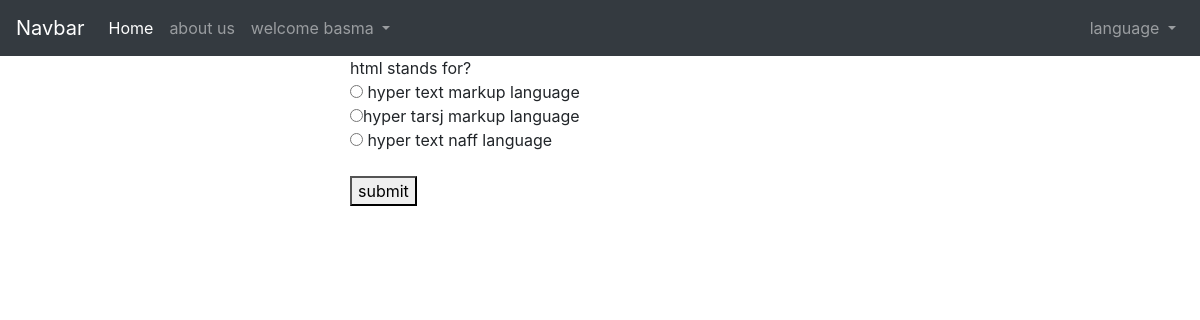
The page /exam_questions.php?exam_id=1 (signed in) on the database its author committed.
### tables this page shows
CREATE TABLE `questions` (
  `question_id` int(11) NOT NULL,
  `q_question` text NOT NULL,
  `q_answer` text NOT NULL,
  `q_op1` text NOT NULL,
  `q_op2` text NOT NULL,
  `q_op3` text NOT NULL,
  `quiz_id` int(11) NOT NULL
);

### exam_questions.php (the view, shortened to what this page needs)
<?php
include 'includes/header.php';
include 'includes/config.php';
if (isset($_SESSION['user'])) {
if(isset($_GET['exam_id']))
{
	$examid= $_GET['exam_id'];
	   $stmt = $conn->prepare("SELECT * FROM questions where quiz_id=?");
	    $stmt->execute([$examid]);
	    $allquestions=$stmt->fetchAll();
	    if(count($allquestions)>0)
	    {
	   ?>
	   <form action="" method="post">
	    <?php
	    foreach ($allquestions as $question) :
	    ?>
	    <label><?php echo $question['q_question']?></label><br>
	    <input type="radio"
	    name="question<?php echo $question['question_id']?>"
	    value="<?php echo $question['q_op1']?>"
	    >
	    <?php echo $question['q_op1']?><br>
	     <input type="radio"
	     name="question<?php echo $question['question_id']?>"
	     value="<?php echo $question['q_op2']?>"
	     ><?php echo $question['q_op2']?>
	     <br>
	      <input type="radio"
	      name="question<?php echo $question['question_id']?>"
		value="<?php echo $question['q_op3']?>"
	      >
	      <?php echo $question['q_op3']?>
	      <br>
		 <br>
		<?php
	    endforeach;
	    ?>
	    <button type="submit" name="submit" href="exam_questions.php">submit</button>
		</form>
	    <?php
		}
		else{
			echo "no questions in DB";
		}
}
}
else{
	echo "please sign in first to show exam  <a href='signin.php'> sign in </a>";
}
include 'includes/footer.php';
?>

### includes/header.php (style rules this page uses)
form { max-width: 500px; margin: auto; }

### rows shown on the page
questions: q_question "html stands for?", q_op1 "hyper text markup language", q_op2 "hyper tarsj markup language", q_op3 "hyper text naff language"

### other values the page prints
$_SESSION['user'] "basma"
